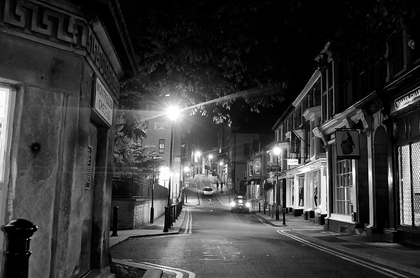
%> input picture hagen/ex4/code/taskA.png, 420 x 278 px, shrunk from 1024 x 678 before the run
$ octave --eval "task_a;"   (GNU Octave 9; MATLAB toolbox functions it lacks are replaced by stand-ins)
%> lines starting %> are read from the running program, lines starting %| are printed output that depends on the picture
function task_a

% just close the windows please
  close all
% thanks

%% Task A

% Task A.a
% Read the image as grey value image with double precision
  img = imread('taskA.png');
%> img is the input picture: size 278x420x3 uint8; min 0, max 255, mean 59
  img = im2double(rgb2gray(img));
%> img: size 278x420 double

  figure('Name', 'Initial Image');
  imshow(img);
  title('initial image');

  figure('Name', 'Initial Image - logarithmic centered image spectra');
  colormap(jet);
  imagesc(log(abs(fftshift(fft2(img)))));
  title('logarithmic centered image spectra');
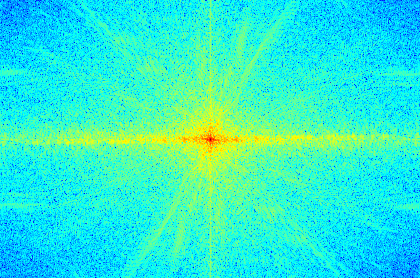
%> displayed picture: size 278x420x3, on the screen's scale of 0 to 255; mean R, G, B 48.1, 236, 206.8

% Task A.b
% Add some noise to the image
  img_noise = imnoise(img, 'gaussian', 0.01);
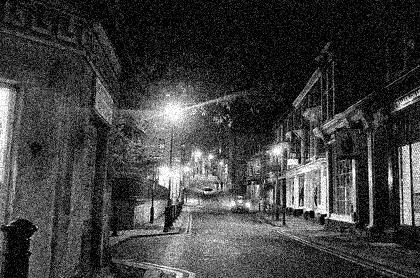
%> img_noise: size 278x420 double; min 0, max 1, mean 0.251
  figure('Name', 'Image with gaussian noise');
  imshow(img_noise);

% Task A.c
% Filter the noisy image with a 2d Gaussian filter
% Using a sigma greater than 1 leads to way smoother results in the final
% calculated images, since choosing a relatively low sigma results in a
% smaller gaussian kernel. The final smoothing is highly dependent on the
% used gog kernel. If the kernel is chosen to low, the prior added noise is
% not smooth and rather emphasized.
  [gog, radius] = Create_GoG_Kernel(1.6);
  figure('Name', 'GoG filter');
  imshow(gog, [], 'InitialMagnification', 'fit');

% calculate the smoothed image
  [img_smooth, filter_fft, image_fft] = Smooth_in_frequency_domain(img_noise, gog, radius);

  figure('Name', 'Smoothing Image & Filter');
  subplot(211);
  imagesc(log(abs(fftshift(image_fft))));
  colormap(jet); colorbar
  title('Image fft2');

  subplot(212);
  imagesc(log(abs(filter_fft)));
  colormap(jet); colorbar
  title('Filter fft2');

  figure('Name', 'Frequency smoothed image');
  imshow(img_smooth);
  title('Smooth image');

%% Task A.d
 % already covered during the assignments single tasks


end

function [smooth_img, filter_fft, image_fft] = Smooth_in_frequency_domain(image_src, gog_filter, radius)
%> called with radius = 5

% get matrix and filter size
  [image_rows, image_cols] = size(image_src);
%> image_rows = 278; image_cols = 420

% create the new filter image
  filter_image = zeros(image_rows, image_cols);
  filter_image(1:radius*2+1,1:radius*2+1) = gog_filter;

% shift the filter to center the kernel according to the slides
% visualization
  filter_shifted = circshift(filter_image, [-radius, -radius]);

% apply fft2 to image source & created filter image
  image_fft = fft2(image_src);
  filter_fft = fft2(filter_shifted);

% multiply filtered images
  result = image_fft.*filter_fft;

% inverse fft2 the image
  smooth_img = ifft2(result);
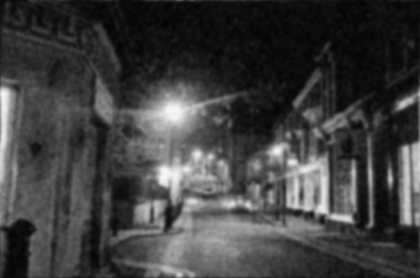
%> smooth_img: size 278x420 double; min 0.0102, max 0.972, mean 0.25

end


%-------------------------------------------------------------------------
% Function for a self-made 2-dimensioanl gaussian derivative filter.
% Input: sigma, radius
%   sigma = 1.0 leads to a 7-element filter
% Output: Filter kernel, radius
function [filter, r] = Create_GoG_Kernel(sigma)

  r = round(3*sigma)
  x_coord = -r:r;
  y_coord=(-r:r).';
  n = numel(x_coord);

  x = repmat(x_coord,n,1);
  y = repmat(y_coord,1,n);

  left = 1 / (2 * pi * sigma^2);
  right = exp( - (x.^2 + y.^2) ./ (2.0*sigma^2));

  filter = left.*right;
end
%> in task_a, `title('Filter fft2');`:
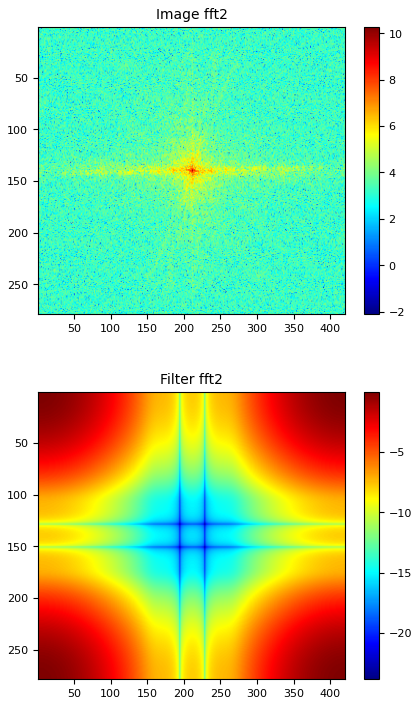
%> figure redrawn from the program's plot data, 2 panels

$ run again, with hagen/ex4/code/test1B.jpg saved as hagen/ex4/code/taskA.png
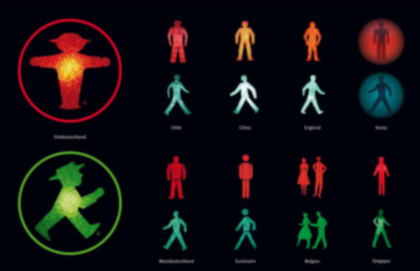
%> input picture hagen/ex4/code/test1B.jpg, 420 x 271 px, shrunk from 975 x 630 before the run
%> in task_a, img is the input picture: size 271x420x3 uint8; mean R, G, B 17.7, 14.6, 18.1
%> img: size 271x420 double
%> in task_a, `title('logarithmic centered image spectra');`:
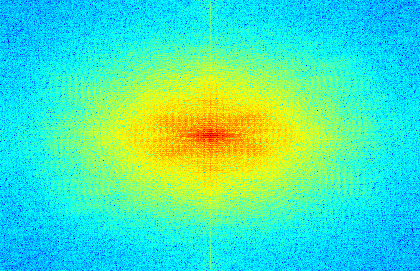
%> displayed picture: size 271x420x3, on the screen's scale of 0 to 255; mean R, G, B 72.2, 229.2, 182.8
%> in task_a, `title('Filter fft2');`:
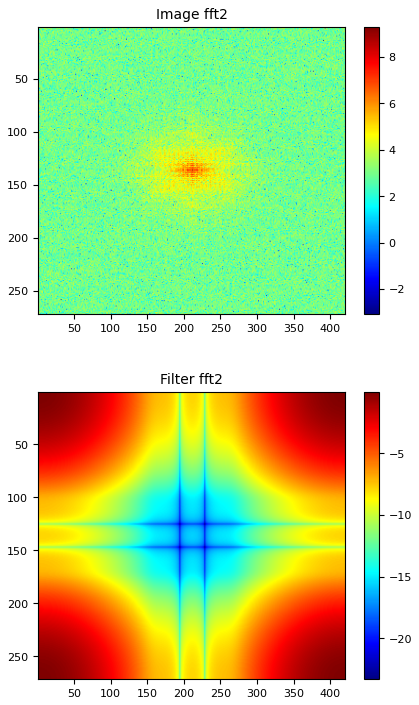
%> figure redrawn from the program's plot data, 2 panels
